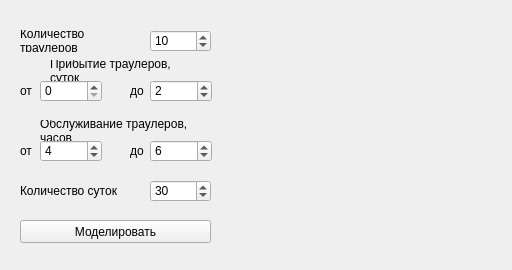
<?xml version="1.0" encoding="UTF-8"?>
<ui version="4.0">
 <class>dlg</class>
 <widget class="QWidget" name="dlg">
  <property name="geometry">
   <rect>
    <x>0</x>
    <y>0</y>
    <width>512</width>
    <height>270</height>
   </rect>
  </property>
  <property name="sizePolicy">
   <sizepolicy hsizetype="Expanding" vsizetype="Expanding">
    <horstretch>0</horstretch>
    <verstretch>0</verstretch>
   </sizepolicy>
  </property>
  <property name="minimumSize">
   <size>
    <width>512</width>
    <height>270</height>
   </size>
  </property>
  <property name="maximumSize">
   <size>
    <width>512</width>
    <height>270</height>
   </size>
  </property>
  <property name="windowTitle">
   <string>Form</string>
  </property>
  <widget class="QPushButton" name="ModelPushButton">
   <property name="geometry">
    <rect>
     <x>20</x>
     <y>220</y>
     <width>191</width>
     <height>23</height>
    </rect>
   </property>
   <property name="text">
    <string>Моделировать</string>
   </property>
   <property name="checkable">
    <bool>false</bool>
   </property>
  </widget>
  <widget class="QLabel" name="label">
   <property name="geometry">
    <rect>
     <x>20</x>
     <y>30</y>
     <width>121</width>
     <height>22</height>
    </rect>
   </property>
   <property name="acceptDrops">
    <bool>false</bool>
   </property>
   <property name="text">
    <string>Количество траулеров</string>
   </property>
   <property name="scaledContents">
    <bool>true</bool>
   </property>
   <property name="wordWrap">
    <bool>true</bool>
   </property>
  </widget>
  <widget class="QLabel" name="label_2">
   <property name="geometry">
    <rect>
     <x>50</x>
     <y>60</y>
     <width>151</width>
     <height>21</height>
    </rect>
   </property>
   <property name="text">
    <string>Прибытие траулеров, суток</string>
   </property>
   <property name="wordWrap">
    <bool>true</bool>
   </property>
  </widget>
  <widget class="QSpinBox" name="NumberSpinBox">
   <property name="geometry">
    <rect>
     <x>150</x>
     <y>30</y>
     <width>61</width>
     <height>22</height>
    </rect>
   </property>
   <property name="value">
    <number>10</number>
   </property>
  </widget>
  <widget class="QSpinBox" name="Come1SpinBox">
   <property name="geometry">
    <rect>
     <x>40</x>
     <y>80</y>
     <width>62</width>
     <height>22</height>
    </rect>
   </property>
  </widget>
  <widget class="QSpinBox" name="Come2SpinBox">
   <property name="geometry">
    <rect>
     <x>150</x>
     <y>80</y>
     <width>62</width>
     <height>22</height>
    </rect>
   </property>
   <property name="value">
    <number>2</number>
   </property>
  </widget>
  <widget class="QLabel" name="label_4">
   <property name="geometry">
    <rect>
     <x>20</x>
     <y>80</y>
     <width>21</width>
     <height>21</height>
    </rect>
   </property>
   <property name="text">
    <string>от</string>
   </property>
   <property name="wordWrap">
    <bool>true</bool>
   </property>
  </widget>
  <widget class="QLabel" name="label_5">
   <property name="geometry">
    <rect>
     <x>130</x>
     <y>80</y>
     <width>21</width>
     <height>21</height>
    </rect>
   </property>
   <property name="text">
    <string>до</string>
   </property>
   <property name="wordWrap">
    <bool>true</bool>
   </property>
  </widget>
  <widget class="QLabel" name="label_6">
   <property name="geometry">
    <rect>
     <x>20</x>
     <y>140</y>
     <width>21</width>
     <height>21</height>
    </rect>
   </property>
   <property name="text">
    <string>от</string>
   </property>
   <property name="wordWrap">
    <bool>true</bool>
   </property>
  </widget>
  <widget class="QLabel" name="label_7">
   <property name="geometry">
    <rect>
     <x>40</x>
     <y>120</y>
     <width>171</width>
     <height>21</height>
    </rect>
   </property>
   <property name="text">
    <string>Обслуживание траулеров, часов</string>
   </property>
   <property name="wordWrap">
    <bool>true</bool>
   </property>
  </widget>
  <widget class="QSpinBox" name="Service1SpinBox">
   <property name="geometry">
    <rect>
     <x>40</x>
     <y>140</y>
     <width>62</width>
     <height>22</height>
    </rect>
   </property>
   <property name="value">
    <number>4</number>
   </property>
  </widget>
  <widget class="QSpinBox" name="Service2SpinBox">
   <property name="geometry">
    <rect>
     <x>150</x>
     <y>140</y>
     <width>62</width>
     <height>22</height>
    </rect>
   </property>
   <property name="value">
    <number>6</number>
   </property>
  </widget>
  <widget class="QLabel" name="label_8">
   <property name="geometry">
    <rect>
     <x>130</x>
     <y>140</y>
     <width>21</width>
     <height>21</height>
    </rect>
   </property>
   <property name="text">
    <string>до</string>
   </property>
   <property name="wordWrap">
    <bool>true</bool>
   </property>
  </widget>
  <widget class="QSpinBox" name="DaysSpinBox">
   <property name="geometry">
    <rect>
     <x>150</x>
     <y>180</y>
     <width>61</width>
     <height>22</height>
    </rect>
   </property>
   <property name="value">
    <number>30</number>
   </property>
  </widget>
  <widget class="QLabel" name="label_3">
   <property name="geometry">
    <rect>
     <x>20</x>
     <y>180</y>
     <width>121</width>
     <height>22</height>
    </rect>
   </property>
   <property name="acceptDrops">
    <bool>false</bool>
   </property>
   <property name="text">
    <string>Количество суток</string>
   </property>
   <property name="scaledContents">
    <bool>true</bool>
   </property>
   <property name="wordWrap">
    <bool>true</bool>
   </property>
  </widget>
  <widget class="QWidget" name="widget" native="true">
   <property name="geometry">
    <rect>
     <x>240</x>
     <y>10</y>
     <width>261</width>
     <height>251</height>
    </rect>
   </property>
  </widget>
 </widget>
 <resources/>
 <connections/>
</ui>
